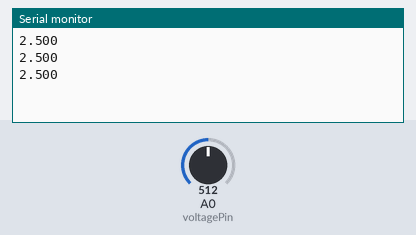
Bench run of a sketch on a simulated Arduino Uno, built with avr-gcc and run on an emulated ATmega328P. On the bench: the last lines printed to the serial monitor. The inputs (shaded band) are chosen by the test bench; at power-on: A0 (voltagePin) = 512.

Above: at 1.3 s.
1.4 s: A0 (voltagePin) set to 716
At 1.9 s:
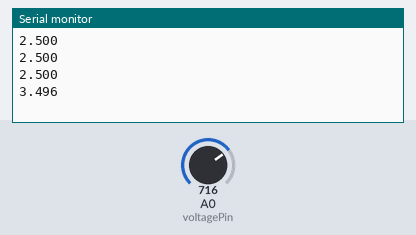
2.9 s: A0 (voltagePin) set to 900
At 3.4 s:
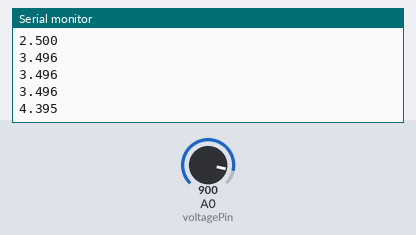
Timing chart, 0 to 5.9 s (numbered marks = the images above; inputs shaded):
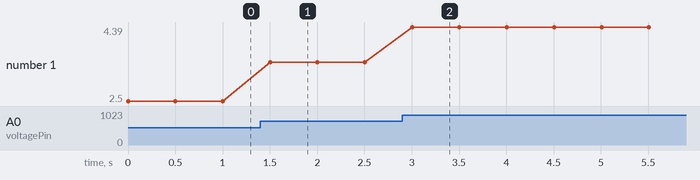

The sketch:

lab1_p1.ino
```cpp
#include <Arduino.h>    // This line will allow this program to use the definitions and functions from the Arduiono.h header file
const int ledPin = 9;
const int ledPin2 = 10;

const int inputPin = 2;

const int baseDelay = 500;


int voltagePin = A0;
int voltageValueDigital = 0;
double voltageValueConverted = 0;


int delayList[3] = {500, 200, 1000};

void setup() {
//    pinMode(ledPin2, OUTPUT);
//    pinMode(inputPin, INPUT);
//    pinMode(ledPin, OUTPUT);
    Serial.begin(9600);// pinMode tells the program how you want to use a digital input/output pin. In this case ledPin (which =9)
                        // will be used as an output. This means the program can set the voltage at this pin to be ground (0 V or LOW) or 5 V (1 or HIGH)
}                       // This ends the setup() function, when the program reaches this point it will move on to loop().
void loop() {           // The loop() function loops consecutively and continuously, allowing your program to change and respond. It's used to control the Arduino board.

//            for (int currDelay: delayList) {
//              digitalWrite(ledPin, HIGH);
//              delay(currDelay);
//              digitalWrite(ledPin, LOW);
//              delay(currDelay);
//            }

//  if (digitalRead(inputPin) == HIGH) {
//    digitalWrite(ledPin2, LOW);
//    digitalWrite(ledPin, HIGH);
//    delay(baseDelay);
//    digitalWrite(ledPin, LOW);
//    delay(baseDelay);
//
//  }
//
//  else {
//
//    digitalWrite(ledPin, HIGH);
//    digitalWrite(ledPin2, HIGH);
//    delay(baseDelay/2);
//    digitalWrite(ledPin2, LOW);
//    delay(baseDelay/2);
//    digitalWrite(ledPin, LOW);
//    digitalWrite(ledPin2, HIGH);
//    delay(baseDelay);
//
//  }

  voltageValueDigital = analogRead(voltagePin);
  voltageValueConverted = double(voltageValueDigital)*(5.0/1024.0);
  Serial.println(voltageValueConverted, 3);
  delay(500);

}                       // when the program reaches this point it will go back to the top of loop(), in our case it will execute digitalWrie(ledPin, HIGH).
```

Measured:
- after the input at 1.4 s, the serial monitor: prints a new line after 0.10 s (image 1)
- after the input at 2.9 s, the serial monitor: prints a new line after 0.10 s (image 2)
- plotted number 1: 2.5 → 3.5 after the input at 1.4 s, 3.5 → 4.39 after the input at 2.9 s
